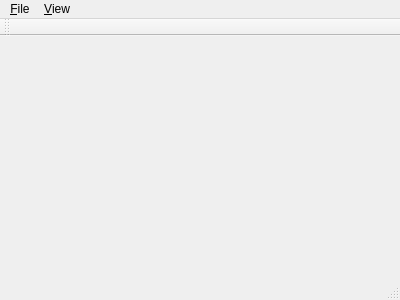
<?xml version="1.0" encoding="UTF-8"?>
<ui version="4.0">
 <class>MainWindow</class>
 <widget class="QMainWindow" name="MainWindow">
  <property name="geometry">
   <rect>
    <x>0</x>
    <y>0</y>
    <width>400</width>
    <height>300</height>
   </rect>
  </property>
  <property name="windowTitle">
   <string>MainWindow</string>
  </property>
  <widget class="QWidget" name="centralWidget"/>
  <widget class="QMenuBar" name="menuBar">
   <property name="geometry">
    <rect>
     <x>0</x>
     <y>0</y>
     <width>400</width>
     <height>23</height>
    </rect>
   </property>
   <widget class="QMenu" name="menuHello_world">
    <property name="title">
     <string>&amp;File</string>
    </property>
    <addaction name="actionFileNew"/>
    <addaction name="actionFileOpen"/>
    <addaction name="actionFileClose"/>
   </widget>
   <widget class="QMenu" name="menuWindows">
    <property name="title">
     <string>&amp;View</string>
    </property>
    <addaction name="actionViewList"/>
    <addaction name="actionViewOutput"/>
   </widget>
   <addaction name="menuHello_world"/>
   <addaction name="menuWindows"/>
  </widget>
  <widget class="QToolBar" name="mainToolBar">
   <attribute name="toolBarArea">
    <enum>TopToolBarArea</enum>
   </attribute>
   <attribute name="toolBarBreak">
    <bool>false</bool>
   </attribute>
  </widget>
  <widget class="QStatusBar" name="statusBar"/>
  <action name="actionFileNew">
   <property name="text">
    <string>New</string>
   </property>
   <property name="toolTip">
    <string>New file</string>
   </property>
   <property name="shortcut">
    <string>Ctrl+N</string>
   </property>
  </action>
  <action name="actionFileOpen">
   <property name="text">
    <string>Open</string>
   </property>
   <property name="toolTip">
    <string>Open file</string>
   </property>
   <property name="shortcut">
    <string>Ctrl+O</string>
   </property>
  </action>
  <action name="actionFileClose">
   <property name="text">
    <string>Close</string>
   </property>
   <property name="toolTip">
    <string>Close file</string>
   </property>
   <property name="shortcut">
    <string>Ctrl+W</string>
   </property>
  </action>
  <action name="actionViewList">
   <property name="text">
    <string>ViewList</string>
   </property>
   <property name="toolTip">
    <string>View file list window</string>
   </property>
   <property name="shortcut">
    <string>Ctrl+L</string>
   </property>
  </action>
  <action name="actionViewOutput">
   <property name="text">
    <string>ViewOutput</string>
   </property>
   <property name="toolTip">
    <string>View output window</string>
   </property>
   <property name="shortcut">
    <string>Ctrl+T</string>
   </property>
  </action>
 </widget>
 <layoutdefault spacing="6" margin="11"/>
 <resources/>
 <connections/>
</ui>
